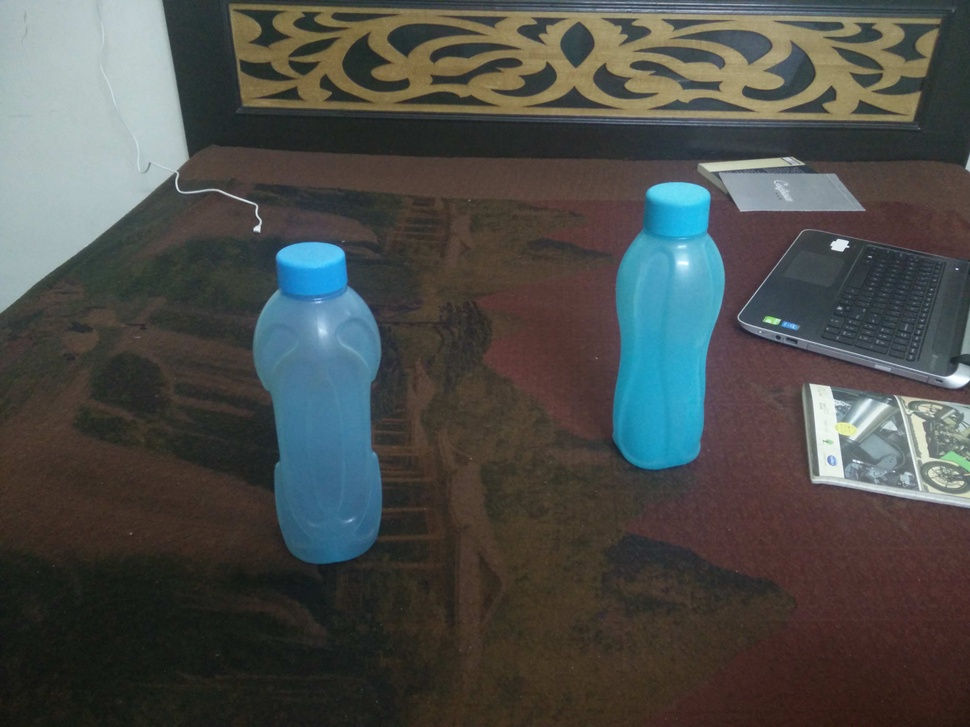
#> input picture images/acute.jpg, 970 x 727 px, shrunk from 4160 x 3120 before the run, given in place of the camera
$ python color_bitwise.py
#> lines starting #> are read from the running program, lines starting #| are printed output that depends on the picture; after the words box and inside, x2 and y2 are one past the last pixel; in counts of white or black regions, pixels touching at a corner belong together
from imutils.video import VideoStream
import cv2
import numpy as np

vs = VideoStream(src=0).start()
while True:
	frame = vs.read()
#> frame is the input picture: shape (727, 970, 3); mean B, G, R 74.1, 76.8, 75.1
	hsv = cv2.cvtColor(frame, cv2.COLOR_BGR2HSV)
#> hsv: shape (727, 970, 3); mean H, S, V 53.8, 70.2, 87.7

	lower_range = np.array([100, 145, 80])
	upper_range = np.array([255, 255, 255])

	mask = cv2.inRange(hsv, lower_range, upper_range)
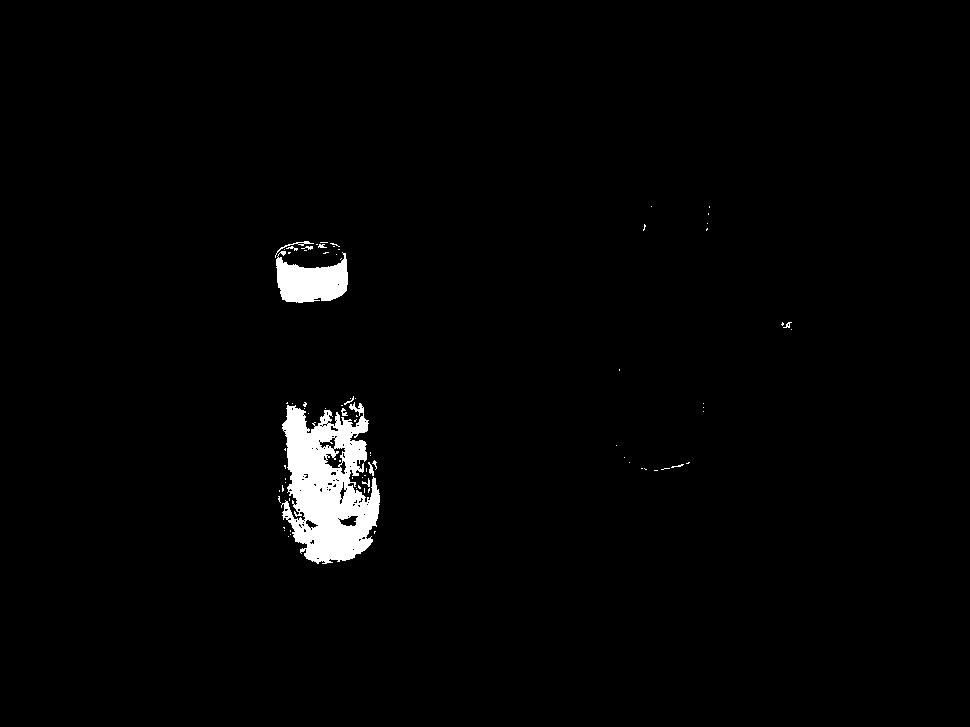
#> mask: shape (727, 970); 1.9% white; 80 white regions (67 under 20 px), largest, box (x1, y1, x2, y2) and area: (281, 402, 380, 564) 10163, (276, 251, 348, 303) 2488, (275, 241, 314, 258) 76
	cv2.imshow("Output", frame)

	result = cv2.bitwise_and(frame, frame, mask=mask)
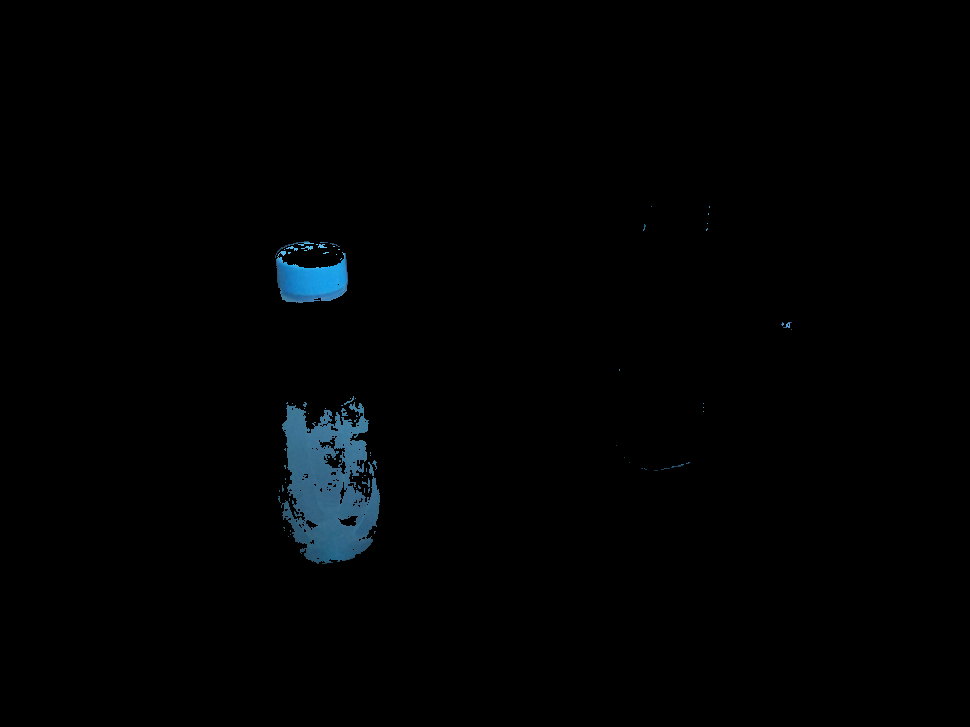
#> result: shape (727, 970, 3); mean B, G, R 2.8, 2.1, 1
	cv2.imshow("Result", result)

	if cv2.waitKey(1) == ord("q"):
#> (key q is pressed here)
		break

cv2.destroyAllWindows()
vs.stop()

$ run again, on images/obtuse.jpg
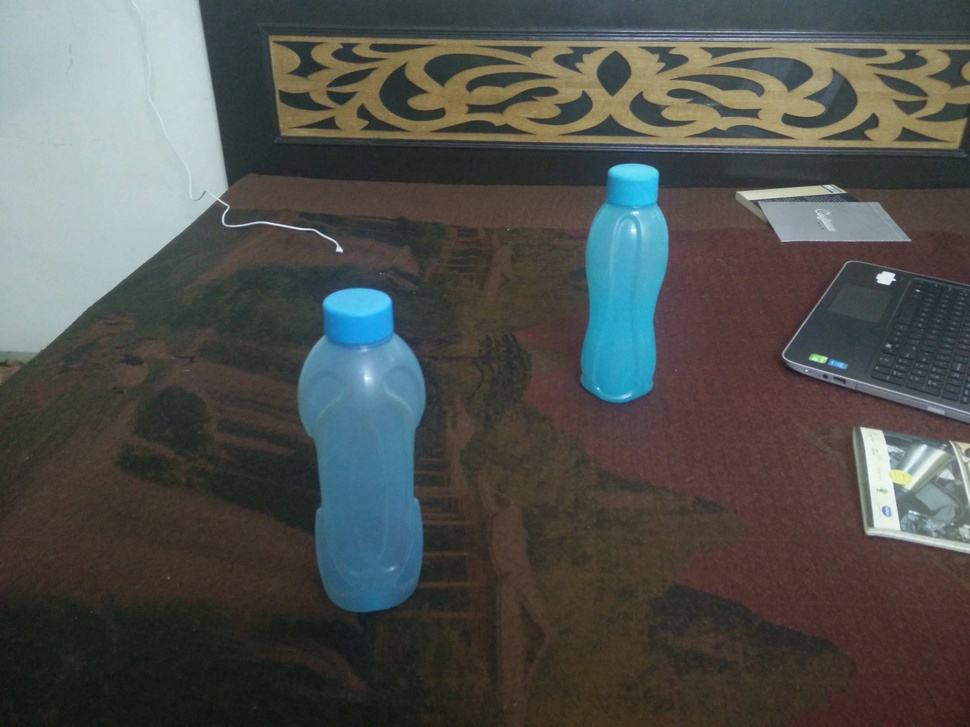
#> input picture images/obtuse.jpg, 970 x 727 px, shrunk from 4160 x 3120 before the run, given in place of the camera
#> frame is the input picture: shape (727, 970, 3); mean B, G, R 78.7, 81.8, 80.5
#> hsv: shape (727, 970, 3); mean H, S, V 53.7, 66.5, 92.2
#> `mask = cv2.inRange(hsv, lower_range, upper_range)`:
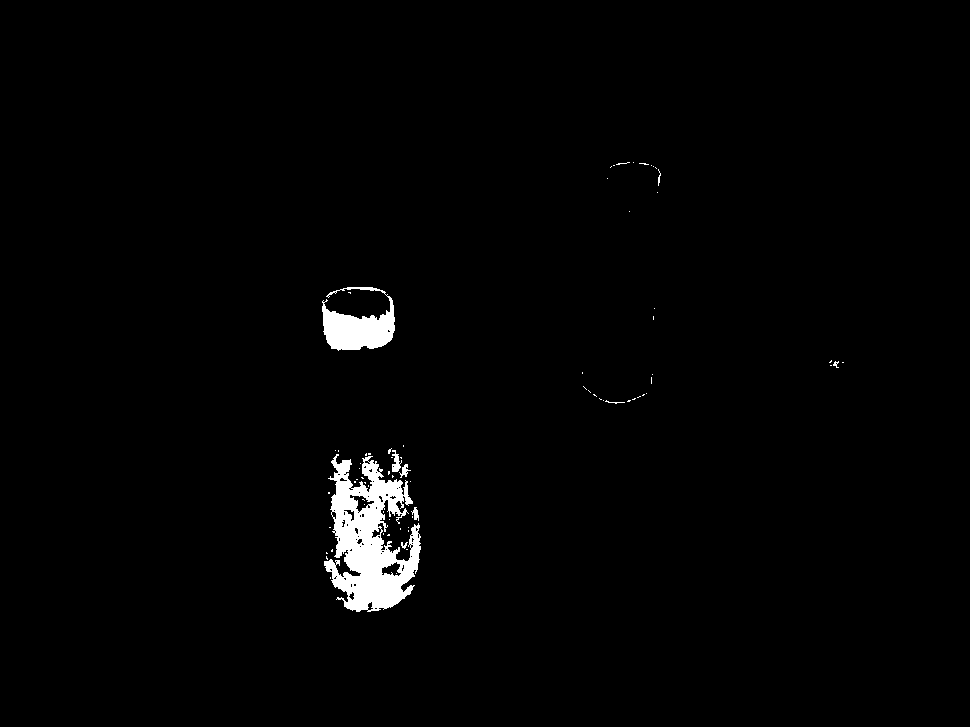
#> mask: shape (727, 970); 1.6% white; 75 white regions (66 under 20 px), largest, box (x1, y1, x2, y2) and area: (324, 454, 421, 612) 8339, (322, 287, 395, 351) 2523, (392, 450, 402, 472) 123
